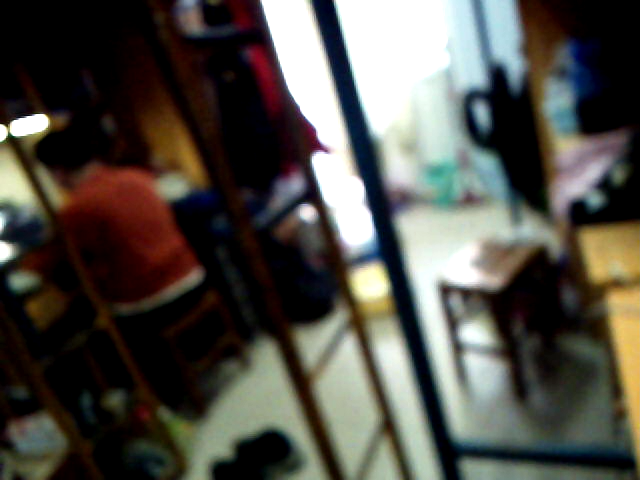
#> input picture img/0left.png, 640 x 480 px, found by its file name
$ python dianyuntu.py   (older library calls are emulated)
#> lines starting #> are read from the running program, lines starting #| are printed output that depends on the picture
### stereo/stereoconfig.py
"""
@Author:Fallen
@File:stereoconfig_040_2.py
@Time:2021/10/11 2:03
"""
import numpy as np
# import cv2


# 双目相机参数
class stereoCamera(object):
    def __init__(self):
        # camera par = np.array([[ax,s,px],[0,ay,py],[0,0,1]
        # 左相机内参
        # s is not absolutely 0
        self.cam_matrix_left = np.array([[909.86671, 0, 660.20921],
                                         [0, 911.79263, 366.97540],
                                         [0, 0, 1]
                                         ])
        # 右相机内参
        self.cam_matrix_right = np.array([[910.28677, 0, 643.13089],
                                          [0, 911.75736, 368.80181],
                                          [0, 0, 1]
                                          ])

        # 左右相机畸变系数:[k1, k2, p1, p2, k3]
        # kc_left = [0.03522 - 0.05553 - 0.00060   0.00100  0.00000]
        # kc_right = [ 0.04428   -0.07831   -0.00027   0.00093  0.00000 ]
        self.distortion_l = np.array([[0.03522, -0.05553, -0.00060, 0.00100, 0.00000]])
        self.distortion_r = np.array([[0.04428, -0.07831, -0.00027, 0.00093, 0.00000]])

        # 旋转矩阵
        # matrix = cv2.Rodrigues(vector)
        # om = [0.00322, 0.01106, 0.00204]
        # [ 0.99993676, -0.00202215,  0.01106303],
        # [ 0.00205776,  0.99999274, -0.00320865],
        # [-0.01105646,  0.00323121,  0.99993365]
        self.R = np.array([[0.99993676, -0.00202215,  0.01106303],
                           [0.00205776,  0.99999274, -0.00320865],
                           [0.01105646,  0.00323121,  0.99993365]
                           ])

        # 平移矩阵
        self.T = np.array([[-51.53642], [0.29424], [0.19123]])

        # 焦距
        self.focal_length = (909.86671 + 911.79263)/2  # 默认值，一般取立体校正后的重投影矩阵Q中的 Q[2,3]

        # 基线距离
        self.baseline = 51.53642  # 单位：mm， 为平移向量的第一个参数（取绝对值）

### stereo/dianyuntu.py
# -*- coding: utf-8 -*-
import cv2
import numpy as np
from stereo import stereoconfig
import pcl
import pcl.pcl_visualization


# 预处理
def preprocess(img1, img2):
    # 彩色图to灰度图
    if(img1.ndim == 3):
        img1 = cv2.cvtColor(img1, cv2.COLOR_BGR2GRAY)  # 通过OpenCV加载的图像通道顺序是BGR
    if(img2.ndim == 3):
        img2 = cv2.cvtColor(img2, cv2.COLOR_BGR2GRAY)

    # 直方图均衡
    img1 = cv2.equalizeHist(img1)
    img2 = cv2.equalizeHist(img2)

    return img1, img2


# 消除畸变
def undistortion(image, camera_matrix, dist_coeff):
    undistortion_image = cv2.undistort(image, camera_matrix, dist_coeff)

    return undistortion_image


# 获取畸变校正和立体校正的映射变换矩阵、重投影矩阵
# @param：config是一个类，存储着双目标定的参数:config = stereoconfig.stereoCamera()
def getRectifyTransform(height, width, config):
    # 读取内参和外参
    left_K = config.cam_matrix_left
    right_K = config.cam_matrix_right
    left_distortion = config.distortion_l
    right_distortion = config.distortion_r
    R = config.R
    T = config.T

    # 计算校正变换
    R1, R2, P1, P2, Q, roi1, roi2 = cv2.stereoRectify(left_K, left_distortion, right_K, right_distortion, (width, height), R, T, alpha=0)

    map1x, map1y = cv2.initUndistortRectifyMap(left_K, left_distortion, R1, P1, (width, height), cv2.CV_32FC1)
    map2x, map2y = cv2.initUndistortRectifyMap(right_K, right_distortion, R2, P2, (width, height), cv2.CV_32FC1)

    return map1x, map1y, map2x, map2y, Q


# 畸变校正和立体校正
def rectifyImage(image1, image2, map1x, map1y, map2x, map2y):
    rectifyed_img1 = cv2.remap(image1, map1x, map1y, cv2.INTER_AREA)
    rectifyed_img2 = cv2.remap(image2, map2x, map2y, cv2.INTER_AREA)

    return rectifyed_img1, rectifyed_img2


# 立体校正检验----画线
def draw_line(image1, image2):
    # 建立输出图像
    height = max(image1.shape[0], image2.shape[0])
    width = image1.shape[1] + image2.shape[1]

    output = np.zeros((height, width, 3), dtype=np.uint8)
    output[0:image1.shape[0], 0:image1.shape[1]] = image1
    output[0:image2.shape[0], image1.shape[1]:] = image2

    # 绘制等间距平行线
    line_interval = 50  # 直线间隔：50
    for k in range(height // line_interval):
        cv2.line(output, (0, line_interval * (k + 1)), (2 * width, line_interval * (k + 1)), (0, 255, 0), thickness=2, lineType=cv2.LINE_AA)

    return output


# 视差计算
def stereoMatchSGBM(left_image, right_image, down_scale=False):
    # SGBM匹配参数设置
    if left_image.ndim == 2:
        img_channels = 1
    else:
        img_channels = 3
    blockSize = 3
    paraml = {'minDisparity': 0,
             'numDisparities': 128,
             'blockSize': blockSize,
             'P1': 8 * img_channels * blockSize ** 2,
             'P2': 32 * img_channels * blockSize ** 2,
             'disp12MaxDiff': 1,
             'preFilterCap': 63,
             'uniquenessRatio': 15,
             'speckleWindowSize': 100,
             'speckleRange': 1,
             'mode': cv2.STEREO_SGBM_MODE_SGBM_3WAY
             }

    # 构建SGBM对象
    left_matcher = cv2.StereoSGBM_create(**paraml)
    paramr = paraml
    paramr['minDisparity'] = -paraml['numDisparities']
    right_matcher = cv2.StereoSGBM_create(**paramr)

    # 计算视差图
    size = (left_image.shape[1], left_image.shape[0])
    if down_scale == False:
        disparity_left = left_matcher.compute(left_image, right_image)
        disparity_right = right_matcher.compute(right_image, left_image)

    else:
        left_image_down = cv2.pyrDown(left_image)
        right_image_down = cv2.pyrDown(right_image)
        factor = left_image.shape[1] / left_image_down.shape[1]

        disparity_left_half = left_matcher.compute(left_image_down, right_image_down)
        disparity_right_half = right_matcher.compute(right_image_down, left_image_down)
        disparity_left = cv2.resize(disparity_left_half, size, interpolation=cv2.INTER_AREA)
        disparity_right = cv2.resize(disparity_right_half, size, interpolation=cv2.INTER_AREA)
        disparity_left = factor * disparity_left
        disparity_right = factor * disparity_right

    # 真实视差（因为SGBM算法得到的视差是×16的）
    trueDisp_left = disparity_left.astype(np.float32) / 16.
    trueDisp_right = disparity_right.astype(np.float32) / 16.

    return trueDisp_left, trueDisp_right


# 将h×w×3数组转换为N×3的数组
def hw3ToN3(points):
    height, width = points.shape[0:2]

    points_1 = points[:, :, 0].reshape(height * width, 1)
    points_2 = points[:, :, 1].reshape(height * width, 1)
    points_3 = points[:, :, 2].reshape(height * width, 1)

    points_ = np.hstack((points_1, points_2, points_3))

    return points_


# 深度、颜色转换为点云
def DepthColor2Cloud(points_3d, colors):
    rows, cols = points_3d.shape[0:2]
    size = rows * cols

    points_ = hw3ToN3(points_3d)
    colors_ = hw3ToN3(colors).astype(np.int64)

    # 颜色信息
    blue = colors_[:, 0].reshape(size, 1)
    green = colors_[:, 1].reshape(size, 1)
    red = colors_[:, 2].reshape(size, 1)

    rgb = np.left_shift(blue, 0) + np.left_shift(green, 8) + np.left_shift(red, 16)

    # 将坐标+颜色叠加为点云数组
    pointcloud = np.hstack((points_, rgb)).astype(np.float32)

    # 删掉一些不合适的点
    X = pointcloud[:, 0]
    Y = pointcloud[:, 1]
    Z = pointcloud[:, 2]

    # 下面参数是经验性取值，需要根据实际情况调整
    remove_idx1 = np.where(Z <= 0)
    remove_idx2 = np.where(Z > 15000)
    remove_idx3 = np.where(X > 10000)
    remove_idx4 = np.where(X < -10000)
    remove_idx5 = np.where(Y > 10000)
    remove_idx6 = np.where(Y < -10000)
    remove_idx = np.hstack((remove_idx1[0], remove_idx2[0], remove_idx3[0], remove_idx4[0], remove_idx5[0], remove_idx6[0]))

    pointcloud_1 = np.delete(pointcloud, remove_idx, 0)

    return pointcloud_1


# 点云显示
def view_cloud(pointcloud):
    cloud = pcl.PointCloud_PointXYZRGBA()
    cloud.from_array(pointcloud)

    try:
        visual = pcl.pcl_visualization.CloudViewing()
        visual.ShowColorACloud(cloud)
        v = True
        while v:
            v = not (visual.WasStopped())
    except:
        pass


if __name__ == '__main__':
    # 读取MiddleBurry数据集的图片
    iml = cv2.imread('D:\\Project\\yolov5-master\\img\\0left.png')  # 左图
#> iml is the input picture: shape (480, 640, 3); mean B, G, R 71.7, 78.6, 81.2
    imr = cv2.imread('D:\\Project\\yolov5-master\\img\\0right.png')  # 右图
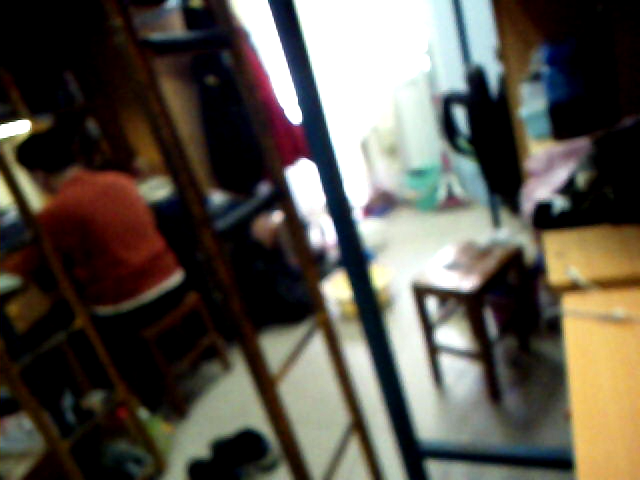
#> input picture img/0right.png, 640 x 480 px, found by its file name
#> imr is the input picture: shape (480, 640, 3); mean B, G, R 74.5, 83.9, 89.4
    height, width = iml.shape[0:2]
#> height = 480; width = 640

    # 读取相机内参和外参
    config = stereoconfig.stereoCamera()

    # 立体校正
    map1x, map1y, map2x, map2y, Q = getRectifyTransform(height, width, config)  # 获取用于畸变校正和立体校正的映射矩阵以及用于计算像素空间坐标的重投影矩阵
    iml_rectified, imr_rectified = rectifyImage(iml, imr, map1x, map1y, map2x, map2y)
#> in rectifyImage, `rectifyed_img2 = cv2.remap(image2, map2x, map2y, cv2.INTER_AREA)`:
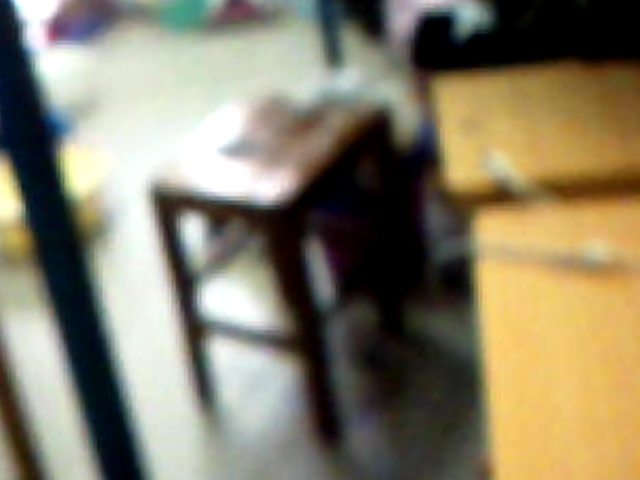
#> rectifyed_img2: shape (480, 640, 3); mean B, G, R 105.3, 127.5, 135
    print(Q)
#| [[ 1.00000000e+00  0.00000000e+00  0.00000000e+00 -6.56620238e+02]
#|  [ 0.00000000e+00  1.00000000e+00  0.00000000e+00 -3.70244752e+02]
#|  [ 0.00000000e+00  0.00000000e+00  0.00000000e+00  1.96849711e+03]
#|  [ 0.00000000e+00  0.00000000e+00  1.94033039e-02 -0.00000000e+00]]

    # 绘制等间距平行线，检查立体校正的效果
    line = draw_line(iml_rectified, imr_rectified)
#> after the loop in draw_line, `for k in range(height // line_interval):`:
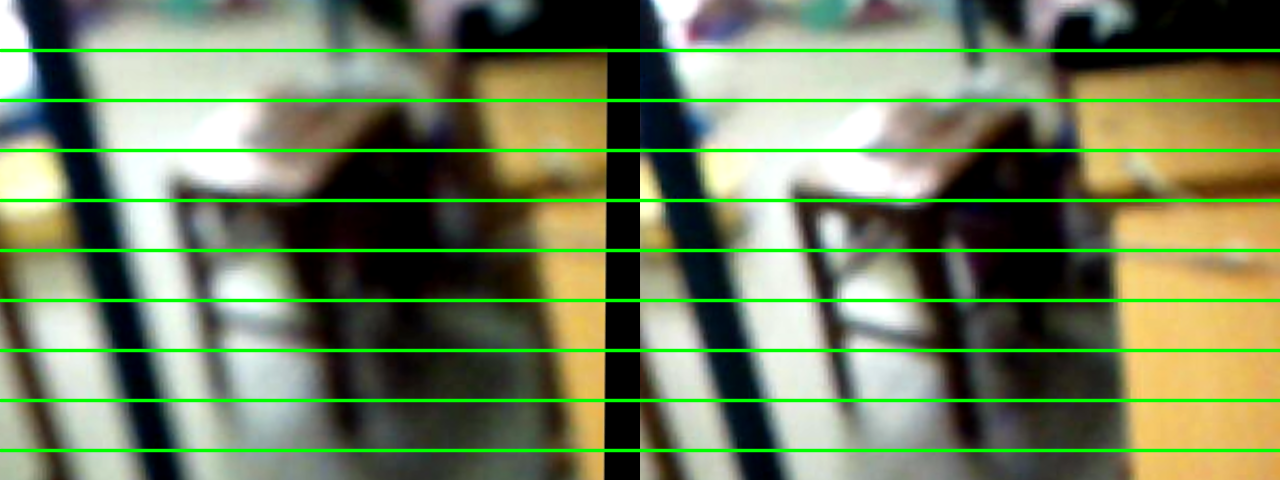
#> output: shape (480, 1280, 3); mean B, G, R 93.2, 126.8, 114.1
    # cv2.imshow(line)
    cv2.imwrite('/data/检验.png', line)

    # 立体匹配
    iml_, imr_ = preprocess(iml, imr)  # 预处理，一般可以削弱光照不均的影响，不做也可以
#> in preprocess, `img1 = cv2.equalizeHist(img1)`:
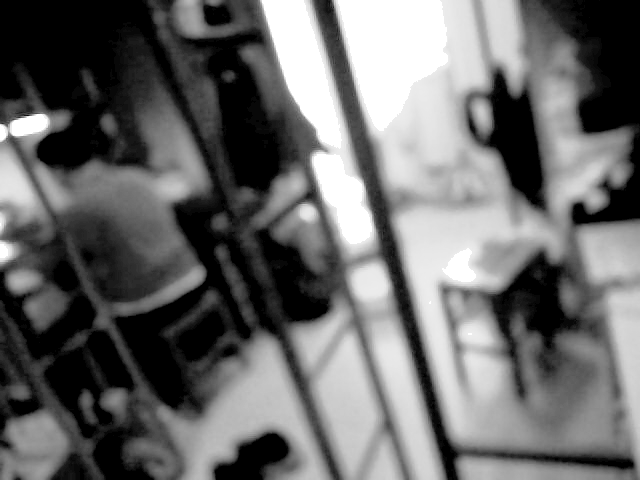
#> img1: shape (480, 640); min 0, max 255, mean 106.8
#> in preprocess, `img2 = cv2.equalizeHist(img2)`:
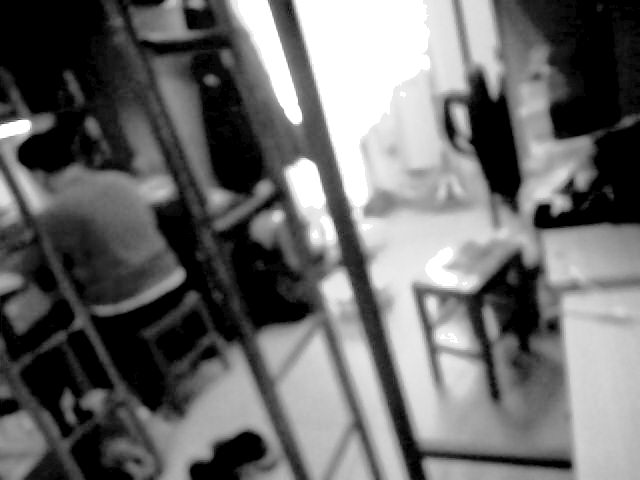
#> img2: shape (480, 640); min 0, max 255, mean 107.1
    disp, _ = stereoMatchSGBM(iml_, imr_, True)  # 这里传入的是未经立体校正的图像，因为我们使用的middleburry图片已经是校正过的了
#> in stereoMatchSGBM, `paramr = paraml`: paramr = 11 items
#> in stereoMatchSGBM, `disparity_right = cv2.resize(disparity_right_half, size, interpolation..`:
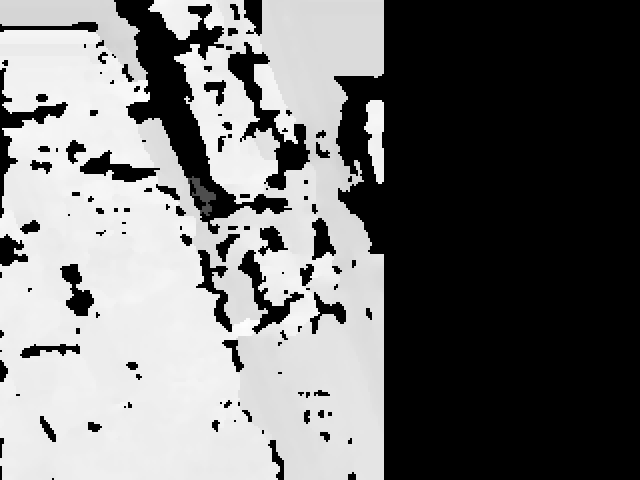
#> disparity_right: shape (480, 640) int16; min -2064, max -36, mean -1148.6; drawn with min black and max white
    cv2.imwrite('/data/视差.png', disp)
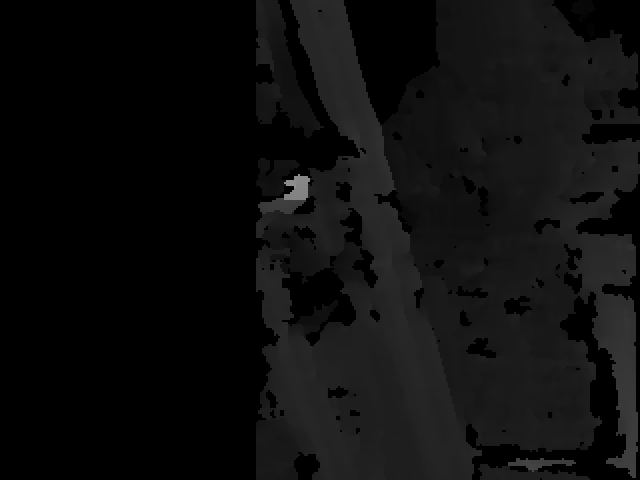
#> saved as 视差.png: shape (480, 640); min 0, max 144, mean 13.8

    # 计算像素点的3D坐标（左相机坐标系下）
    points_3d = cv2.reprojectImageTo3D(disp, Q)  # 可以使用上文的stereo_config.py给出的参数
#> points_3d: shape (480, 640, 3) float32; 0.49% of the values are NaN or infinite; the others: min -50725.8, max 67634.4, mean -5685.8

    # 构建点云--Point_XYZRGBA格式
    pointcloud = DepthColor2Cloud(points_3d, iml)

    # 显示点云
    view_cloud(pointcloud)
#> (the call stopped at in view_cloud, `cloud = pcl.PointCloud_PointXYZRGBA()`: pcl is not available in this run)
